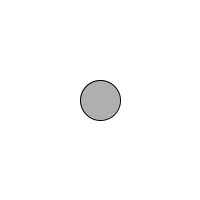
Frame 1 (no input)
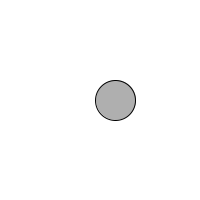
Frame 60 (the mouse pressed at the canvas centre just before this capture)
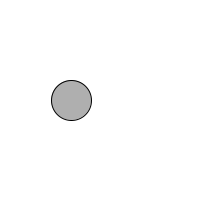
Frame 120 (the mouse held since frame 60 and released just before this capture)

The Processing sketch that drew these frames (run headless with seeded random() and noise(); from frame 60 on, the mouse is pressed at the canvas centre):

// Processing sketch: processing_174795
// ── processing_174795.pde

float circleX=100;
float circleY=100;
float speed = 3.2;

void setup() {
  size (200, 200);
}
void draw(){
  background (255);
  stroke(0);
  fill(175);
  ellipse(circleX,circleY,40,40);

circleX= circleX + speed;
if(circleX > width || circleX < 0)

  speed=speed*-1;
 }
